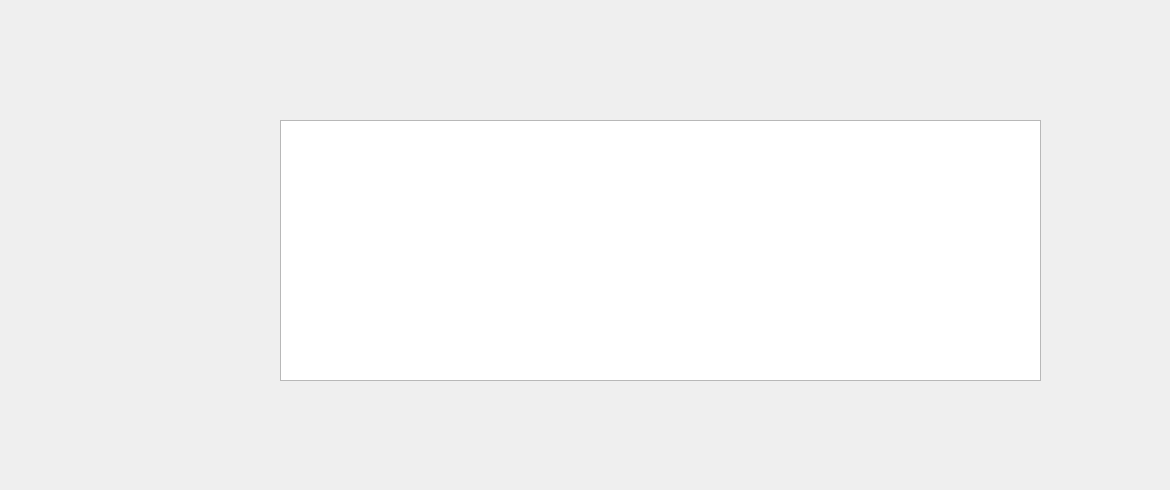
      <widget class="QWidget" name="afficher_compte">
       <property name="styleSheet">
        <string notr="true">#afficher_compte{
background-color: transparent;
border-image: url(:back2.jpg);
background: none;
border: none;
background-repeat: none;
}
</string>
       </property>
       <widget class="QTableView" name="tableView_compte">
        <property name="geometry">
         <rect>
          <x>280</x>
          <y>120</y>
          <width>761</width>
          <height>261</height>
         </rect>
        </property>
        <property name="font">
         <font>
          <family>Javanese Text</family>
          <pointsize>14</pointsize>
          <weight>75</weight>
          <bold>true</bold>
         </font>
        </property>
        <property name="styleSheet">
         <string notr="true">$</string>
        </property>
       </widget>
       <widget class="QPushButton" name="pushButton_annuler_aff">
        <property name="geometry">
         <rect>
          <x>540</x>
          <y>420</y>
          <width>231</width>
          <height>61</height>
         </rect>
        </property>
        <property name="styleSheet">
         <string notr="true">#pushButton_annuler_aff {
background-color: transparent;
border-image: url(:Annuler.png);
background: none;
border: none;
background-repeat: none;
}</string>
        </property>
        <property name="text">
         <string/>
        </property>
       </widget>
       <widget class="QPushButton" name="pushButton_Close_affu">
        <property name="geometry">
         <rect>
          <x>1130</x>
          <y>10</y>
          <width>31</width>
          <height>31</height>
         </rect>
        </property>
        <property name="styleSheet">
         <string notr="true">#pushButton_Close_affu {
background-color: transparent;
border-image: url(:close.png);
background: none;
border: none;
background-repeat: none;
}
</string>
        </property>
        <property name="text">
         <string/>
        </property>
       </widget>
      </widget>
